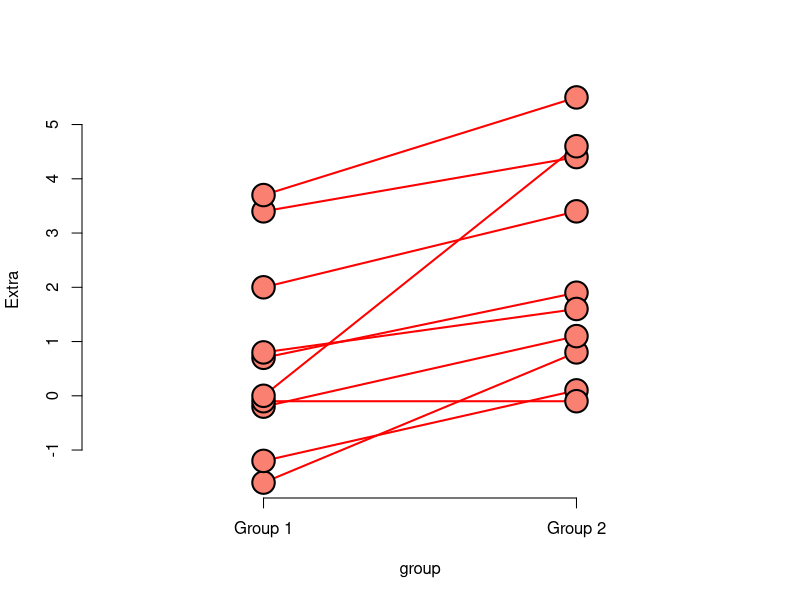

Source code (R): (Note: this script raises an error after producing the figure.)
## ---- chunk 1
sp <- sqrt((7 * 15.34^2 + 20 * 18.23^2) / (8 + 21 - 2))
132.86 - 127.44 + c(-1, 1) * qt(.975, 27) * sp * (1 / 8 + 1 / 21)^.5
## ---- chunk 2
data(sleep)
x1 <- sleep$extra[sleep$group == 1]
x2 <- sleep$extra[sleep$group == 2]
n1 <- length(x1)
n2 <- length(x2)
sp <- sqrt( ((n1 - 1) * sd(x1)^2 + (n2-1) * sd(x2)^2) / (n1 + n2-2))
md <- mean(x1) - mean(x2)
semd <- sp * sqrt(1 / n1 + 1/n2) ## standard error of the mean
md + c(-1, 1) * qt(.975, n1 + n2 - 2) * semd
### We see that it crosses 0; no apparent difference.
## ---- chunk 3
### Here's the t.test the easy way:
t.test(x1, x2, paired = FALSE, var.equal = TRUE)$conf
### Here's the easy and correct way; this data is paired.
t.test(x1, x2, paired = TRUE)$conf
## ---- chunk 4
plot(c(0.5, 2.5), range(x1, x2), type = "n", frame = FALSE, xlab = "group", ylab = "Extra", axes = FALSE)
axis(2)
axis(1, at = 1 : 2, labels = c("Group 1", "Group 2"))
for (i in 1 : n1) lines(c(1, 2), c(x1[i], x2[i]), lwd = 2, col = "red")
for (i in 1 : n1) points(c(1, 2), c(x1[i], x2[i]), lwd = 2, col = "black", bg = "salmon", pch = 21, cex = 3)
## ---- chunk 5
t.test()
